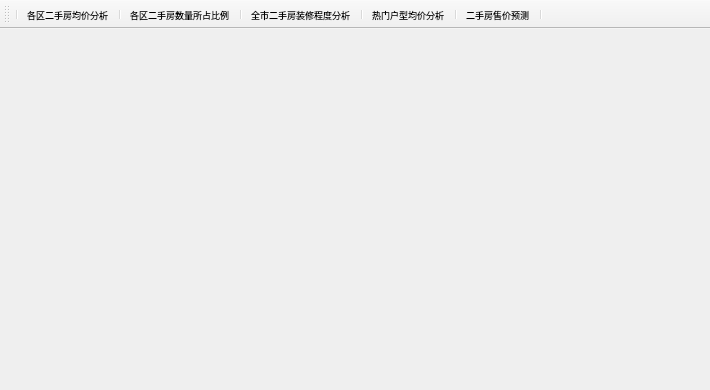
<?xml version="1.0" encoding="UTF-8"?>
<ui version="4.0">
 <class>MainWindow</class>
 <widget class="QMainWindow" name="MainWindow">
  <property name="geometry">
   <rect>
    <x>0</x>
    <y>0</y>
    <width>710</width>
    <height>390</height>
   </rect>
  </property>
  <property name="minimumSize">
   <size>
    <width>695</width>
    <height>390</height>
   </size>
  </property>
  <property name="maximumSize">
   <size>
    <width>710</width>
    <height>695</height>
   </size>
  </property>
  <property name="contextMenuPolicy">
   <enum>Qt::CustomContextMenu</enum>
  </property>
  <property name="windowTitle">
   <string>MainWindow</string>
  </property>
  <property name="toolButtonStyle">
   <enum>Qt::ToolButtonTextUnderIcon</enum>
  </property>
  <widget class="QWidget" name="centralwidget">
   <widget class="QLabel" name="label">
    <property name="geometry">
     <rect>
      <x>0</x>
      <y>0</y>
      <width>701</width>
      <height>321</height>
     </rect>
    </property>
    <property name="text">
     <string/>
    </property>
    <property name="pixmap">
     <pixmap>../img/背景图.png</pixmap>
    </property>
    <property name="scaledContents">
     <bool>true</bool>
    </property>
   </widget>
  </widget>
  <widget class="QToolBar" name="toolBar">
   <property name="acceptDrops">
    <bool>true</bool>
   </property>
   <property name="windowTitle">
    <string>toolBar</string>
   </property>
   <property name="iconSize">
    <size>
     <width>48</width>
     <height>48</height>
    </size>
   </property>
   <attribute name="toolBarArea">
    <enum>TopToolBarArea</enum>
   </attribute>
   <attribute name="toolBarBreak">
    <bool>false</bool>
   </attribute>
   <addaction name="separator"/>
   <addaction name="btn_1"/>
   <addaction name="separator"/>
   <addaction name="btn_2"/>
   <addaction name="separator"/>
   <addaction name="btn_3"/>
   <addaction name="separator"/>
   <addaction name="btn_4"/>
   <addaction name="separator"/>
   <addaction name="btn_5"/>
   <addaction name="separator"/>
  </widget>
  <action name="btn_1">
   <property name="icon">
    <iconset>
     <normaloff>../img/图标-1.png</normaloff>../img/图标-1.png</iconset>
   </property>
   <property name="text">
    <string>各区二手房均价分析</string>
   </property>
   <property name="toolTip">
    <string>各区二手房均价分析</string>
   </property>
   <property name="font">
    <font>
     <pointsize>7</pointsize>
    </font>
   </property>
  </action>
  <action name="btn_2">
   <property name="icon">
    <iconset>
     <normaloff>../img/图标-2.png</normaloff>../img/图标-2.png</iconset>
   </property>
   <property name="text">
    <string>各区二手房数量所占比例</string>
   </property>
   <property name="toolTip">
    <string>各区二手房数量所占比例</string>
   </property>
   <property name="font">
    <font>
     <pointsize>7</pointsize>
    </font>
   </property>
  </action>
  <action name="btn_3">
   <property name="icon">
    <iconset>
     <normaloff>../img/图标-3.png</normaloff>../img/图标-3.png</iconset>
   </property>
   <property name="text">
    <string>全市二手房装修程度分析</string>
   </property>
   <property name="toolTip">
    <string>全市二手房装修程度分析</string>
   </property>
   <property name="font">
    <font>
     <pointsize>7</pointsize>
    </font>
   </property>
  </action>
  <action name="btn_4">
   <property name="icon">
    <iconset>
     <normaloff>../img/图标-4.png</normaloff>../img/图标-4.png</iconset>
   </property>
   <property name="text">
    <string>热门户型均价分析</string>
   </property>
   <property name="toolTip">
    <string>热门户型均价分析</string>
   </property>
   <property name="font">
    <font>
     <pointsize>7</pointsize>
    </font>
   </property>
  </action>
  <action name="btn_5">
   <property name="checkable">
    <bool>true</bool>
   </property>
   <property name="icon">
    <iconset>
     <normaloff>../img/图标-5.png</normaloff>../img/图标-5.png</iconset>
   </property>
   <property name="text">
    <string>二手房售价预测</string>
   </property>
   <property name="toolTip">
    <string>二手房售价预测</string>
   </property>
   <property name="font">
    <font>
     <pointsize>7</pointsize>
    </font>
   </property>
  </action>
  <action name="btn_6">
   <property name="checkable">
    <bool>true</bool>
   </property>
   <property name="icon">
    <iconset>
     <normaloff>../img/图标-6.png</normaloff>../img/图标-6.png</iconset>
   </property>
   <property name="text">
    <string>各区楼房结构分析</string>
   </property>
   <property name="toolTip">
    <string>各区楼房结构分析</string>
   </property>
   <property name="font">
    <font>
     <pointsize>7</pointsize>
    </font>
   </property>
  </action>
 </widget>
 <resources/>
 <connections/>
</ui>
